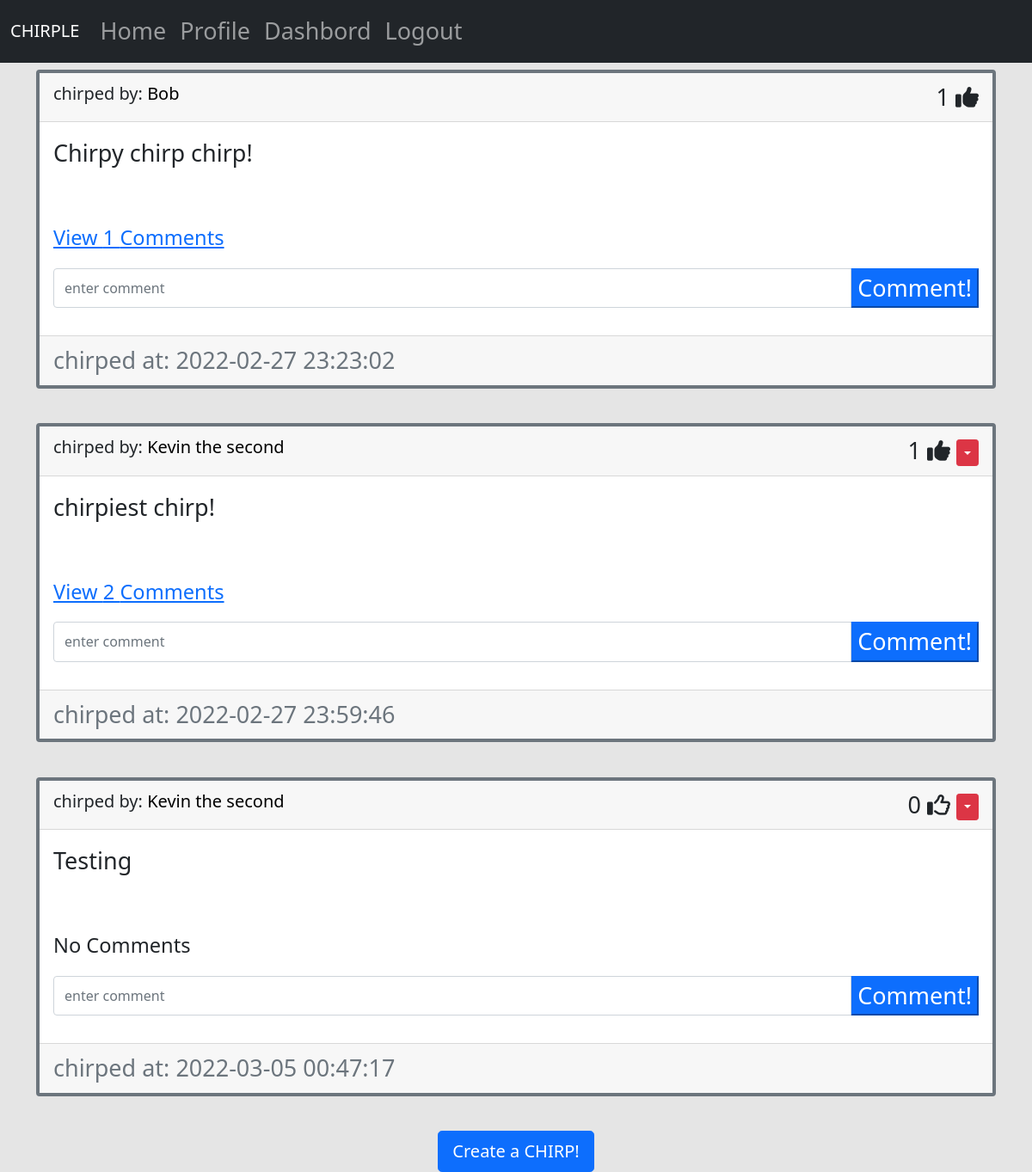
The app's page /home (signed in) with its own data.
### website/models.py (models this page shows)
class Chirps(db.Model):
    id = db.Column(db.Integer, primary_key=True)
    text = db.Column(db.Text, nullable=False)
    date_created = db.Column(db.DateTime(timezone=True), default=func.now())
    author = db.Column(db.Integer, db.ForeignKey(
        'user.id', ondelete="CASCADE"), nullable=False)
    comment = db.relationship(
        "Comment", backref="chirps", cascade="all,delete-orphan")
    like = db.relationship(
        "Like", backref="chirps", cascade="all,delete-orphan")

class User(db.Model, UserMixin):
    id = db.Column(db.Integer, primary_key=True)
    email = db.Column(db.String(150), unique=True)
    username = db.Column(db.String(150), unique=True)
    password = db.Column(db.String(150))
    date_created = db.Column(db.DateTime(timezone=True), default=func.now())
    isAdmin = db.Column(db.Boolean, default=False)
    chirps = db.relationship("Chirps", backref="user", passive_deletes=True)
    comment = db.relationship("Comment", backref="user", passive_deletes=True)
    like = db.relationship("Like", backref="user", passive_deletes=True)

### website/views.py (the view)
@views.route("/")
@views.route("/home")
@login_required
def home():
    posts = Chirps.query.all()
    return render_template("home.html",  user=current_user, chirps=posts)

### website/__init__.py (called while the page is built)
def create_app():
    app = Flask(__name__)
    app.config['SECRET_KEY'] = "notsosecretkey"
    app.config['SQLALCHEMY_DATABASE_URI'] = f'sqlite:///{DB_NAME}'
    db.init_app(app)
    from .views import views
    from .auth import authenticate
    app.register_blueprint(views, url_prefix="/")
    app.register_blueprint(authenticate, url_prefix="/")
    from .models import User
    create_database(app)
    login_manager = LoginManager()
    login_manager.login_view = "authenticate.login"
    login_manager.init_app(app)
    @login_manager.user_loader
    def load_user(_id):
        return User.query.get(int(_id))
    return app

### website/templates/home.html
{%extends "chirpdiv.html" %} {%block title%}Home{%endblock%}

### website/templates/chirpdiv.html (shortened to what this page needs)
{%extends "base.html"%} {%block title%}{%endblock%} {%block content%}
<div id="chirps">
  {%for chirps in chirps%}
  <div class="card border-secondary">
    <div class="card-header d-flex justify-content-between align-items-center" >
      <h5>
        chirped by:
        <span
          ><a href="/chirps/{{chirps.user.username}}" class="chirpname">
            {{chirps.user.username}}</a
          ></span
        >
      </h5>
      <div>
        <span id="likes-count-{{chirps.id}}">{{chirps.like|length}}</span>
        {%if user.id in  chirps.like|map(attribute="author")|list%}
        <i
          class="fas fa-thumbs-up"
          id="like-button-{{chirps.id}}"
          onclick="like({{chirps.id}})"
        ></i>
        {%else%}
        <i
        class="far fa-thumbs-up"
        id="like-button-{{chirps.id}}"
        onclick="like({{chirps.id}})"
      ></i>
        {%endif%}
        {%if chirps.author == user.id%}
      <div class="btn-group">
        <button
          type="button"
          class="btn btn-sm btn-danger dropdown-toggle"
          data-bs-toggle="dropdown"
        ></button>
      </div>
      {%endif%}
    </div>
  </div>
    <div class="card-body">
      <div class="card-text">
        <p class="chirptext">{{chirps.text}}</p>
      </div>
      <br />
        <p class="card-text">
          {%if chirps.comment|length > 0%}
          <a
            href="#comments-{{chirps.id}}"
            data-bs-toggle="collapse"
            role="button"
          >
            <small>View {{chirps.comment|length}} Comments</small>
          </a>
          {%else%}
          <small text-muted> No Comments</small>
          {%endif%}
        </p>
        <form
          method="POST"
          class="input-group mt-3 mb-3"
          action="/createcomment/{{chirps.id}}"
        >
          <input
            type="text"
            id="text"
            name="text"
            class="form-control"
            placeholder="enter comment"
          />
          <button type="submit" class="btn-primary">Comment!</button>
        </form>
      </div>
      <div class="card-footer text-muted">
        chirped at: {{chirps.date_created}}
      </div>
    </div>
    <br />
    {%endfor%}
  </div>
  {%block footer%}
  <div align="center">
    <a href="/createchirp"
      ><button type="button" class="btn btn-primary btn-lg">
        Create a CHIRP!
      </button></a
    >
  </div>
  {%endblock%} {%endblock%}

### website/static/style.css (style rules this page uses)
body { background-color: #e5e5e5; font-size: 27px; }
.card { border: 4px solid black; }
.chirpname { color: black; text-decoration: none; }

### records on screen
Chirps: user.username "Bob", like|length "1", text "Chirpy chirp chirp!", comment|length "1", date_created "2022-02-27 23:23:02"
Chirps: user.username "Kevin the second", like|length "1", text "chirpiest chirp!", comment|length "2", date_created "2022-02-27 23:59:46"
Chirps: user.username "Kevin the second", like|length "0", text "Testing", shows "No Comments", date_created "2022-03-05 00:47:17"
